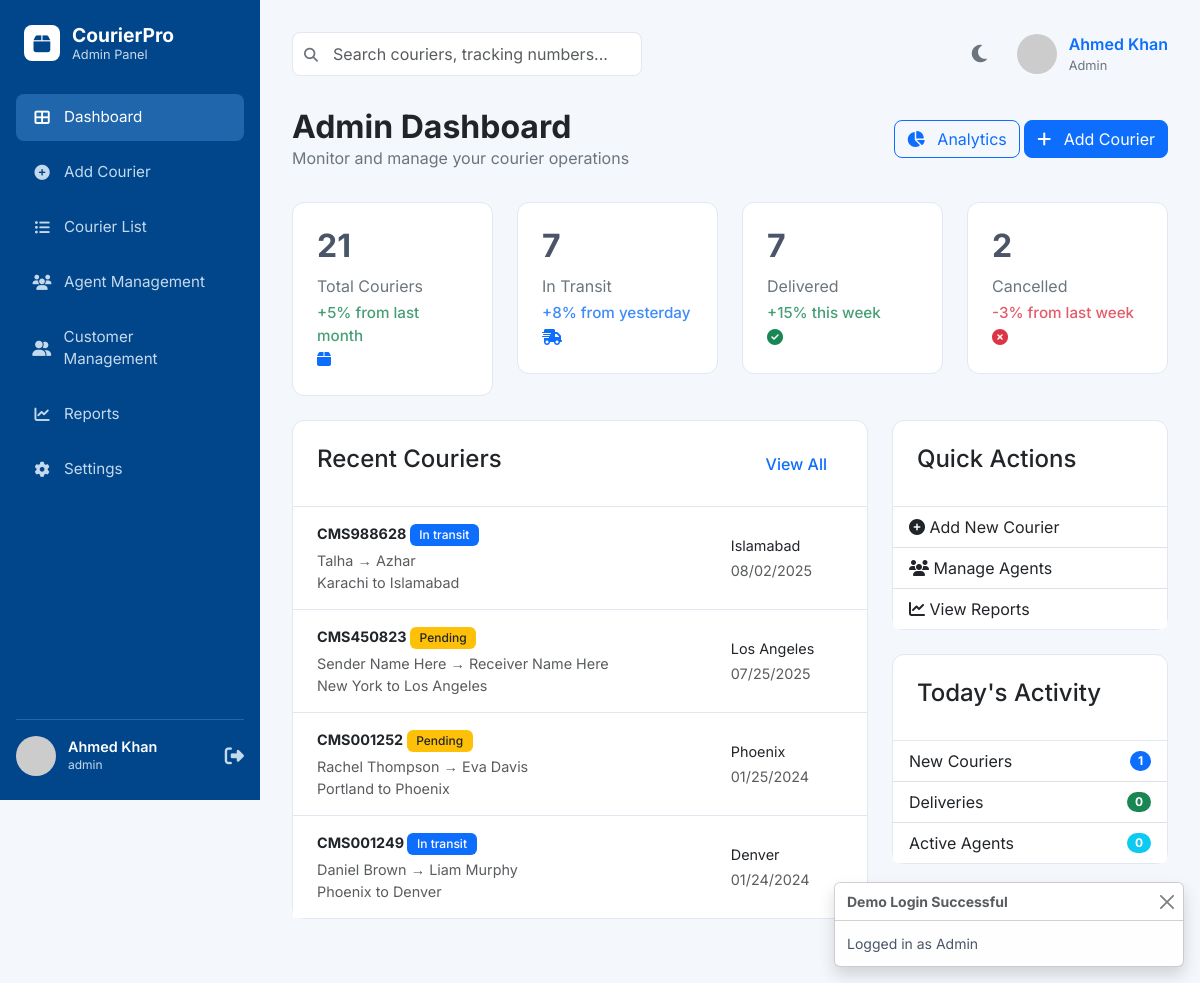
Page /admin/dashboard.php (signed in) on the committed database.
### tables this page shows
CREATE TABLE `couriers` (
  `id` int(11) NOT NULL,
  `tracking_number` varchar(50) NOT NULL,
  `sender_name` varchar(255) NOT NULL,
  `sender_phone` varchar(20) DEFAULT NULL,
  `sender_address` text DEFAULT NULL,
  `receiver_name` varchar(255) NOT NULL,
  `receiver_phone` varchar(20) DEFAULT NULL,
  `receiver_address` text DEFAULT NULL,
  `pickup_city_id` int(11) DEFAULT NULL,
  `delivery_city_id` int(11) DEFAULT NULL,
  `pickup_city` varchar(100) NOT NULL,
  `delivery_city` varchar(100) NOT NULL,
  `courier_type` enum('standard','express','overnight','same-day') DEFAULT 'standard',
  `weight` decimal(8,2) DEFAULT 0.00,
  `dimensions` varchar(100) DEFAULT NULL,
  `package_value` decimal(10,2) DEFAULT 0.00,
  `delivery_fee` decimal(8,2) DEFAULT 0.00,
  `status` enum('pending','in_transit','delivered','cancelled') DEFAULT 'pending',
  `priority` enum('low','medium','high','urgent') DEFAULT 'medium',
  `delivery_date` date DEFAULT NULL,
  `actual_delivery_date` date DEFAULT NULL,
  `pickup_date` date DEFAULT NULL,
  `estimated_delivery_time` timestamp NOT NULL DEFAULT current_timestamp() ON UPDATE current_timestamp(),
  `special_instructions` text DEFAULT NULL,
  `notes` text DEFAULT NULL,
  `created_by` int(11) DEFAULT NULL,
  `assigned_agent_id` int(11) DEFAULT NULL,
  `customer_id` int(11) DEFAULT NULL,
  `created_at` timestamp NOT NULL DEFAULT current_timestamp(),
  `updated_at` timestamp NOT NULL DEFAULT current_timestamp() ON UPDATE current_timestamp()
);

### admin/dashboard.php (the view, shortened to what this page needs)
<?php
require_once '../includes/db_connect.php';
$total_couriers = $conn->query("SELECT COUNT(*) as count FROM couriers")->fetch_assoc()['count'];
$in_transit = $conn->query("SELECT COUNT(*) as count FROM couriers WHERE status = 'in_transit'")->fetch_assoc()['count'];
$delivered = $conn->query("SELECT COUNT(*) as count FROM couriers WHERE status = 'delivered'")->fetch_assoc()['count'];
$cancelled = $conn->query("SELECT COUNT(*) as count FROM couriers WHERE status = 'cancelled'")->fetch_assoc()['count'];
$recent_couriers_result = $conn->query("SELECT * FROM couriers ORDER BY created_at DESC LIMIT 4");
$new_couriers_today = $conn->query("SELECT COUNT(*) as count FROM couriers WHERE DATE(created_at) = CURDATE()")->fetch_assoc()['count'];
$deliveries_today = $conn->query("SELECT COUNT(*) as count FROM couriers WHERE DATE(actual_delivery_date) = CURDATE() AND status = 'delivered'")->fetch_assoc()['count'];
$active_agents_today = $conn->query("SELECT COUNT(DISTINCT assigned_agent_id) as count FROM couriers WHERE DATE(created_at) = CURDATE()")->fetch_assoc()['count'];
include '../includes/header.php';
?>
<body>
    <?php include '../includes/sidebar_admin.php'; ?>
    <div class="main-content">
        <?php include '../includes/top_bar.php'; ?>
        <div class="page-header">
            <div>
                <h2>Admin Dashboard</h2>
                <p>Monitor and manage your courier operations</p>
            </div>
            <div>
                <a href="analytics.php" class="btn btn-outline-primary"><i class="fas fa-chart-pie"></i> Analytics</a>
                <a href="add_courier.php" class="btn btn-primary"><i class="fas fa-plus"></i> Add Courier</a>
            </div>
        </div>
        <div class="row mb-4">
            <div class="col-md-3">
                <div class="stat-card" title="Total number of couriers.">
                    <div class="stat-info">
                        <h3><?php echo $total_couriers; ?></h3>
                        <p>Total Couriers</p>
                        <span class="stat-sublabel text-success">+5% from last month</span>
                    </div>
                    <div class="stat-icon bg-primary-light text-primary">
                        <i class="fas fa-box"></i>
                    </div>
                </div>
            </div>
            <div class="col-md-3">
                <div class="stat-card" title="Couriers currently in transit.">
                    <div class="stat-info">
                        <h3><?php echo $in_transit; ?></h3>
                        <p>In Transit</p>
                        <span class="stat-sublabel text-primary">+8% from yesterday</span>
                    </div>
                    <div class="stat-icon bg-primary-light text-primary">
                        <i class="fas fa-truck-fast"></i>
                    </div>
                </div>
            </div>
            <div class="col-md-3">
                <div class="stat-card" title="Delivered couriers.">
                    <div class="stat-info">
                        <h3><?php echo $delivered; ?></h3>
                        <p>Delivered</p>
                        <span class="stat-sublabel text-success">+15% this week</span>
                    </div>
                    <div class="stat-icon bg-success-light text-success">
                        <i class="fas fa-check-circle"></i>
                    </div>
                </div>
            </div>
            <div class="col-md-3">
                <div class="stat-card" title="Cancelled couriers.">
                    <div class="stat-info">
                        <h3><?php echo $cancelled; ?></h3>
                        <p>Cancelled</p>
                        <span class="stat-sublabel text-danger">-3% from last week</span>
                    </div>
                    <div class="stat-icon bg-danger-light text-danger">
                        <i class="fas fa-times-circle"></i>
                    </div>
                </div>
            </div>
        </div>
        <div class="row mt-4">
            <div class="col-lg-8">
                <div class="card">
                    <div class="card-header d-flex justify-content-between align-items-center">
                        <h4>Recent Couriers</h4>
                        <a href="courier_list.php" class="view-all">View All</a>
                    </div>
                    <div class="card-body p-0">
                        <div class="table-responsive">
                            <table class="table table-hover">
                                <tbody>
                                    <?php while($row = $recent_couriers_result->fetch_assoc()): ?>
                                    <tr class="courier-item">
                                        <td>
                                            <div class="courier-details">
                                                <p class="courier-id mb-1 fw-bold"><?php echo htmlspecialchars($row['tracking_number']); ?>
                                                    <span class="badge
                                                        <?php
                                                            switch($row['status']) {
                                                                case 'in_transit': echo 'bg-primary'; break;
                                                                case 'pending': echo 'bg-warning text-dark'; break;
                                                            }
                                                        ?>">
                                                        <?php echo ucfirst(str_replace('_', ' ', $row['status'])); ?>
                                                    </span>
                                                </p>
                                                <p class="courier-route text-muted mb-0"><?php echo htmlspecialchars($row['sender_name']); ?> → <?php echo htmlspecialchars($row['receiver_name']); ?> <br> <?php echo htmlspecialchars($row['pickup_city']); ?> to <?php echo htmlspecialchars($row['delivery_city']); ?></p>
                                            </div>
                                        </td>
                                        <td class="courier-location">
                                            <p class="mb-1"><?php echo htmlspecialchars($row['delivery_city']); ?></p>
                                            <p class="date text-muted mb-0"><?php echo date('m/d/Y', strtotime($row['created_at'])); ?></p>
                                        </td>
                                    </tr>
                                    <?php endwhile; ?>
                                </tbody>
                            </table>
                        </div>
                    </div>
                </div>
            </div>
            <div class="col-lg-4">
                <div class="card quick-actions mb-4">
                    <div class="card-header">
                        <h4>Quick Actions</h4>
                    </div>
                    <div class="list-group list-group-flush">
                        <a href="add_courier.php" class="list-group-item list-group-item-action"><i class="fas fa-plus-circle"></i> Add New Courier</a>
                        <a href="agent_management.php" class="list-group-item list-group-item-action"><i class="fas fa-users"></i> Manage Agents</a>
                        <a href="reports.php" class="list-group-item list-group-item-action"><i class="fas fa-chart-line"></i> View Reports</a>
                    </div>
                </div>
                <div class="card">
                    <div class="card-header">
                        <h4>Today's Activity</h4>
                    </div>
                    <div class="list-group list-group-flush">
                        <div class="list-group-item activity-item d-flex justify-content-between align-items-center">
                            <span>New Couriers</span>
                            <span class="badge bg-primary rounded-pill"><?php echo $new_couriers_today; ?></span>
                        </div>
                        <div class="list-group-item activity-item d-flex justify-content-between align-items-center">
                            <span>Deliveries</span>
                            <span class="badge bg-success rounded-pill"><?php echo $deliveries_today; ?></span>
                        </div>
                        <div class="list-group-item activity-item d-flex justify-content-between align-items-center">
                            <span>Active Agents</span>
                            <span class="badge bg-info rounded-pill"><?php echo $active_agents_today; ?></span>
                        </div>
                    </div>
                </div>
            </div>
        </div>
    </div>
<?php include '../includes/footer.php'; ?>

### assets/css/style.css (style rules this page uses)
:root { --primary-color: #0d6efd; --sidebar-bg: #01468b; --sidebar-link-color: #c5d9ed; --sidebar-active-link-bg: #1f66ac; --main-bg: #f4f7fc; --card-bg: #ffffff; --text-color: #4a5568; --text-muted-color: #6c757d; --border-color: #e2e8f0; --input-bg: #f7fafc; }
body { background-color: var(--main-bg); font-family: 'Inter', sans-serif; color: var(--text-color); display: flex; }
.main-content { margin-left: 260px; width: calc(100% - 260px); padding: 2rem; }
.dashboard-header, .page-header { display: flex; justify-content: space-between; align-items: center; margin-bottom: 2rem; }
.dashboard-header h2, .page-header h2 { font-weight: 700; margin: 0; color: #212529; }
.dashboard-header p, .page-header p { margin: 0; color: var(--text-muted-color); }
.btn-primary { background-color: var(--primary-color); border-color: var(--primary-color); border-radius: 8px; }
.btn-outline-primary { color: var(--primary-color); border-color: var(--primary-color); border-radius: 8px; }
.btn i { margin-right: 0.5rem; }
.stat-card { background-color: var(--card-bg); border-radius: 12px; padding: 1.5rem; border: 1px solid var(--border-color); }
.stat-card h3 { font-size: 2rem; font-weight: 700; margin-bottom: 0.5rem; }
.stat-card p { color: var(--text-muted-color); margin: 0; }
.stat-sublabel { display: block; font-size: 0.95rem; margin-top: 0.25rem; opacity: 0.8; font-weight: 500; }
.card { background-color: var(--card-bg); border: 1px solid var(--border-color); border-radius: 12px; margin-bottom: 2rem; }
.card-header { background-color: transparent; border-bottom: 1px solid var(--border-color); padding: 1.5rem; font-weight: 600; }
.card-body { padding: 1.5rem; }
.table { border-collapse: collapse; border-spacing: 0; margin-bottom: 0; font-size: 0.9rem; }
.table tbody tr { border-bottom: 1px solid var(--border-color); }
.table tbody tr:last-child { border-bottom: none; }
.table tbody td { vertical-align: middle; padding: 1rem 1.5rem; border: none; }
.table .badge { padding: 0.4em 0.8em; font-size: 0.75rem; font-weight: 500; border-radius: 6px; }
.table td { vertical-align: middle; }
.view-all { color: var(--primary-color); font-weight: 500; text-decoration: none; padding: 0.35em 1em; border-radius: 6px; transition: background 0.2s, color 0.2s; background: none; display: inline-block; }

### rows in the picture
couriers: tracking_number "CMS988628", status "In transit", sender_name "Talha", receiver_name "Azhar", pickup_city "Karachi", delivery_city "Islamabad", created_at "08/02/2025"
couriers: tracking_number "CMS450823", status "Pending", sender_name "Sender Name Here", receiver_name "Receiver Name Here", pickup_city "New York", delivery_city "Los Angeles", created_at "07/25/2025"
couriers: tracking_number "CMS001252", status "Pending", sender_name "Rachel Thompson", receiver_name "Eva Davis", pickup_city "Portland", delivery_city "Phoenix", created_at "01/25/2024"
couriers: tracking_number "CMS001249", status "In transit", sender_name "Daniel Brown", receiver_name "Liam Murphy", pickup_city "Phoenix", delivery_city "Denver", created_at "01/24/2024"

### other values in the picture
$_SESSION['user_name'] "Ahmed Khan"
$_SESSION['user_role'] "admin"
$_SESSION['user_role'] "Admin"
$total_couriers "21"
$in_transit "7"
$delivered "7"
$cancelled "2"
$new_couriers_today "1"
$deliveries_today "0"
$active_agents_today "0"
$_SESSION['login_success_message'] "Logged in as Admin"
